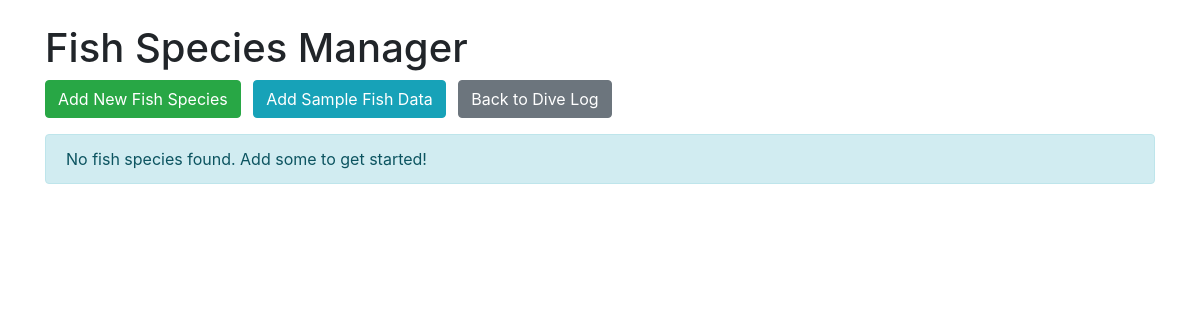
/fish_manager.php, run on an earlier commit of the app's database.
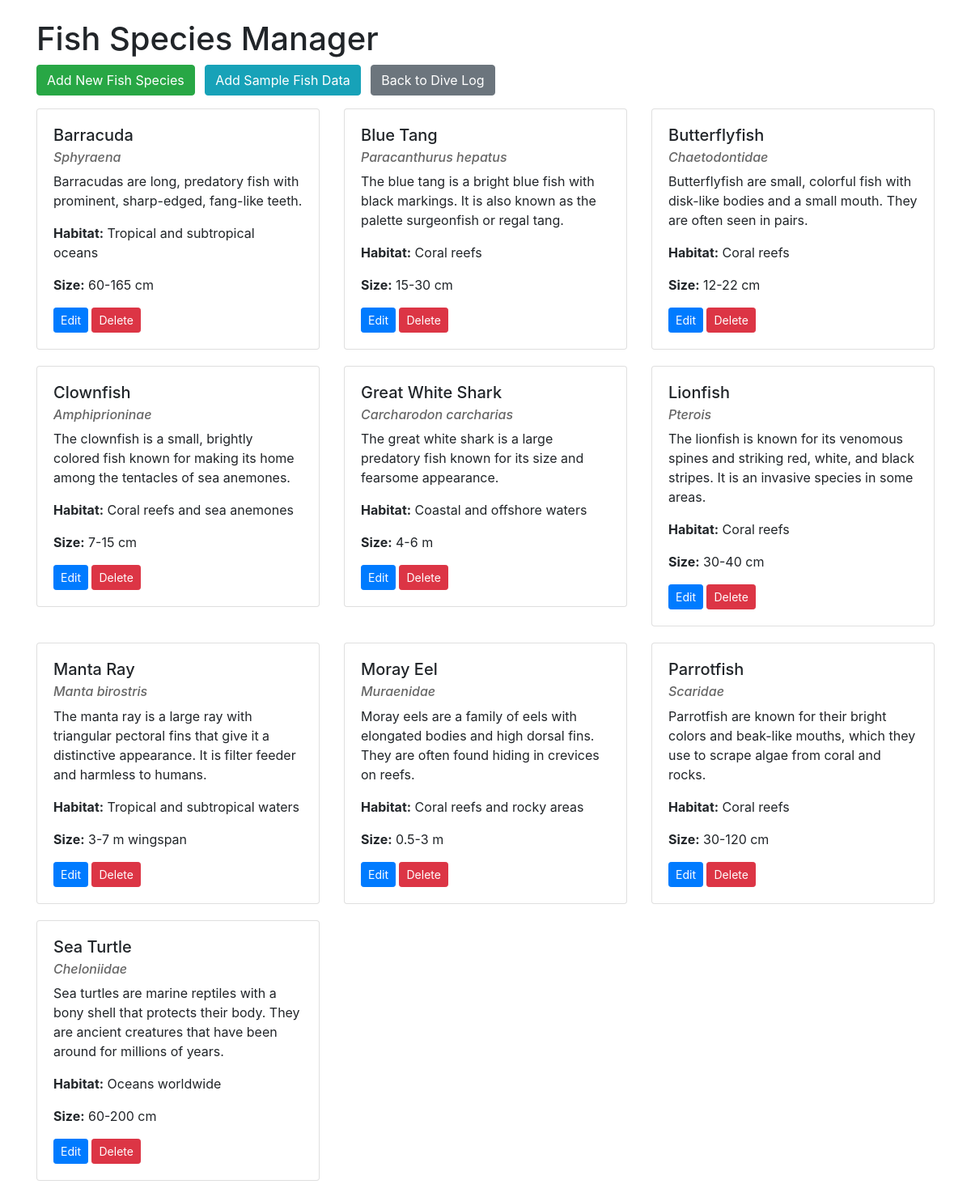
And on a later commit of the database.
### tables this page shows
CREATE TABLE IF NOT EXISTS `fish_species` (
  `id` int(11) NOT NULL AUTO_INCREMENT,
  `common_name` varchar(255) NOT NULL,
  `scientific_name` varchar(255) DEFAULT NULL,
  `description` text DEFAULT NULL,
  `habitat` text DEFAULT NULL,
  `size_range` varchar(100) DEFAULT NULL,
  `image_url` varchar(255) DEFAULT NULL,
  `created_at` timestamp NOT NULL DEFAULT current_timestamp(),
  `updated_at` timestamp NOT NULL DEFAULT current_timestamp() ON UPDATE current_timestamp(),
  PRIMARY KEY (`id`),
  UNIQUE KEY `common_name` (`common_name`)
);

### fish_manager.php (the view, shortened to what this page needs)
<?php
require_once 'db.php';
$action = isset($_GET['action']) ? $_GET['action'] : '';
$fish_id = isset($_GET['id']) ? intval($_GET['id']) : 0;
$fish_data = null;
$fish_list = [];
$query = "SELECT fs.*, (SELECT COUNT(*) FROM fish_sightings WHERE fish_species_id = fs.id) as sightings_count
          FROM fish_species fs ORDER BY common_name";
$result = $conn->query($query);
if ($result) {
    while ($row = $result->fetch_assoc()) {
        $fish_list[] = $row;
    }
}
$page_title = "Fish Species Manager";
?>
<!DOCTYPE html>
<html lang="en">
<head>
    <link rel="stylesheet" href="https://stackpath.bootstrapcdn.com/bootstrap/4.5.2/css/bootstrap.min.css">
</head>
<body>
    <div class="container mt-4">
        <h1><?php echo $page_title; ?></h1>
        <?php if ($action === 'add' || $action === 'edit'): ?>
            <div class="card mb-4">
                <div class="card-header">
                    <?php echo ($action === 'add') ? 'Add New Fish Species' : 'Edit Fish Species'; ?>
                </div>
                <div class="card-body">
                    <form method="post" action="<?php echo ($action === 'edit') ? "fish_manager.php?action=edit&id={$fish_id}" : 'fish_manager.php?action=add'; ?>">
                        <div class="form-group">
                            <label for="common_name">Common Name*</label>
                            <input type="text" class="form-control" id="common_name" name="common_name" required
                                value="<?php echo isset($fish_data['common_name']) ? htmlspecialchars($fish_data['common_name']) : ''; ?>">
                        </div>
                        <div class="form-group">
                            <label for="scientific_name">Scientific Name*</label>
                            <input type="text" class="form-control" id="scientific_name" name="scientific_name" required
                                value="<?php echo isset($fish_data['scientific_name']) ? htmlspecialchars($fish_data['scientific_name']) : ''; ?>">
                        </div>
                        <div class="form-group">
                            <label for="description">Description</label>
                            <textarea class="form-control" id="description" name="description" rows="3"><?php
                                echo isset($fish_data['description']) ? htmlspecialchars($fish_data['description']) : '';
                            ?></textarea>
                        </div>
                        <div class="form-group">
                            <label for="habitat">Habitat</label>
                            <input type="text" class="form-control" id="habitat" name="habitat"
                                value="<?php echo isset($fish_data['habitat']) ? htmlspecialchars($fish_data['habitat']) : ''; ?>">
                        </div>
                        <div class="form-group">
                            <label for="size_range">Size Range</label>
                            <input type="text" class="form-control" id="size_range" name="size_range"
                                value="<?php echo isset($fish_data['size_range']) ? htmlspecialchars($fish_data['size_range']) : ''; ?>">
                        </div>
                        <button type="submit" name="<?php echo ($action === 'add') ? 'add_fish' : 'update_fish'; ?>" class="btn btn-primary">
                            <?php echo ($action === 'add') ? 'Add Fish' : 'Update Fish'; ?>
                        </button>
                        <a href="fish_manager.php" class="btn btn-secondary">Cancel</a>
                    </form>
                </div>
            </div>
        <?php else: ?>
            <div class="mb-3">
                <a href="fish_manager.php?action=add" class="btn btn-success">
                    <i class="fa fa-plus"></i> Add New Fish Species
                </a>
                <a href="add_sample_fish.php" class="btn btn-info ml-2">
                    Add Sample Fish Data
                </a>
                <a href="index.php" class="btn btn-secondary ml-2">
                    Back to Dive Log
                </a>
            </div>
            <?php if (empty($fish_list)): ?>
                <div class="alert alert-info">No fish species found. Add some to get started!</div>
            <?php else: ?>
                <div class="row">
                    <?php foreach ($fish_list as $fish): ?>
                        <div class="col-md-4">
                            <div class="card fish-card">
                                <div class="card-body">
                                    <h5 class="card-title"><?php echo htmlspecialchars($fish['common_name']); ?></h5>
                                    <h6 class="card-subtitle mb-2 scientific-name"><?php echo htmlspecialchars($fish['scientific_name']); ?></h6>
                                    <?php if (!empty($fish['description'])): ?>
                                        <p class="card-text mt-2"><?php echo htmlspecialchars($fish['description']); ?></p>
                                    <?php endif; ?>
                                    <div class="mt-2">
                                        <?php if (!empty($fish['habitat'])): ?>
                                            <p><strong>Habitat:</strong> <?php echo htmlspecialchars($fish['habitat']); ?></p>
                                        <?php endif; ?>
                                        <?php if (!empty($fish['size_range'])): ?>
                                            <p><strong>Size:</strong> <?php echo htmlspecialchars($fish['size_range']); ?></p>
                                        <?php endif; ?>
                                    </div>
                                    <div class="actions">
                                        <a href="fish_manager.php?action=edit&id=<?php echo $fish['id']; ?>" class="btn btn-sm btn-primary">Edit</a>
                                        <?php if ($fish['sightings_count'] == 0): ?>
                                            <a href="fish_manager.php?action=delete&id=<?php echo $fish['id']; ?>"
                                               onclick="return confirm('Are you sure you want to delete this fish species?')"
                                               class="btn btn-sm btn-danger">Delete</a>
                                        <?php endif; ?>
                                    </div>
                                </div>
                            </div>
                        </div>
                    <?php endforeach; ?>
                </div>
            <?php endif; ?>
        <?php endif; ?>
    </div>
</body>
</html>

### fish_manager.php (style rules this page uses)
.fish-card { margin-bottom: 20px; transition: transform 0.3s; }
.actions { margin-top: 10px; }
.scientific-name { font-style: italic; color: #666; }

What changed in the data, as far as the page shows it:
added fish_species: common_name "Barracuda", scientific_name "Sphyraena", description "Barracudas are long, predatory fish with prominent, sharp-edged, fang-like teeth.", habitat "Tropical and subtropical oceans", size_range "60-165 cm"
added fish_species: common_name "Blue Tang", scientific_name "Paracanthurus hepatus", description "The blue tang is a bright blue fish with black markings. It is also known as the palette surgeonfish or regal tang.", habitat "Coral reefs", size_range "15-30 cm"
added fish_species: common_name "Butterflyfish", scientific_name "Chaetodontidae", description "Butterflyfish are small, colorful fish with disk-like bodies and a small mouth. They are often seen in pairs.", habitat "Coral reefs", size_range "12-22 cm"
added fish_species: common_name "Clownfish", scientific_name "Amphiprioninae", description "The clownfish is a small, brightly colored fish known for making its home among the tentacles of sea anemones.", habitat "Coral reefs and sea anemones", size_range "7-15 cm"
added fish_species: common_name "Great White Shark", scientific_name "Carcharodon carcharias", description "The great white shark is a large predatory fish known for its size and fearsome appearance.", habitat "Coastal and offshore waters", size_range "4-6 m"
added fish_species: common_name "Lionfish", scientific_name "Pterois", description "The lionfish is known for its venomous spines and striking red, white, and black stripes. It is an invasive species in some areas.", habitat "Coral reefs", size_range "30-40 cm"
added fish_species: common_name "Manta Ray", scientific_name "Manta birostris", description "The manta ray is a large ray with triangular pectoral fins that give it a distinctive appearance. It is filter feeder and harmless to humans.", habitat "Tropical and subtropical waters", size_range "3-7 m wingspan"
added fish_species: common_name "Moray Eel", scientific_name "Muraenidae", description "Moray eels are a family of eels with elongated bodies and high dorsal fins. They are often found hiding in crevices on reefs.", habitat "Coral reefs and rocky areas", size_range "0.5-3 m"
added fish_species: common_name "Parrotfish", scientific_name "Scaridae", description "Parrotfish are known for their bright colors and beak-like mouths, which they use to scrape algae from coral and rocks.", habitat "Coral reefs", size_range "30-120 cm"
added fish_species: common_name "Sea Turtle", scientific_name "Cheloniidae", description "Sea turtles are marine reptiles with a bony shell that protects their body. They are ancient creatures that have been around for millions of years.", habitat "Oceans worldwide", size_range "60-200 cm"
Also different on the page:
text no longer shown: "No fish species found. Add some to get started!"
